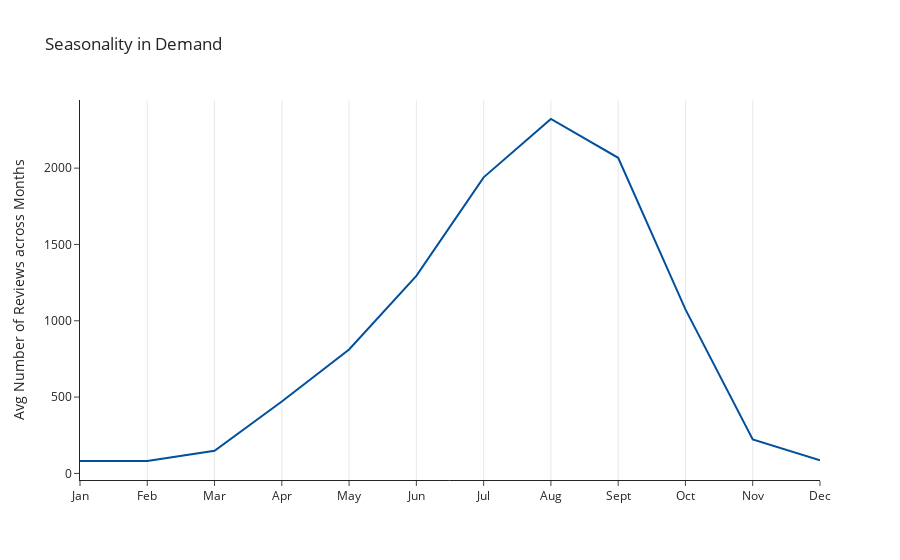

The cell this chart's notebook holds for it:
### Markdown cell above
#### vi) Seasonality by Month

### Code cell
# Count reviews by month and year
df_m_y = df_reviews.groupby([df_reviews['date'].dt.month,df_reviews['date'].dt.year]).count()
# Rename multiindex
df_m_y.index.rename(['month','year'],inplace=True)

# Find average reviews by month
df_reviews_month = df_m_y.groupby(level=['month'])[['comments']].mean()

# Rename months from numeric to categorical
df_reviews_month = df_reviews_month.rename(index={1:'Jan',2:'Feb',3:'Mar',4:'Apr',5:'May',
                              6:'Jun',7:'Jul',8:'Aug',9:'Sept',
                              10:'Oct',11:'Nov',12:'Dec'})


# Plot using plotly
fig = px.line(df_reviews_month, x=df_reviews_month.index, y="comments", title='Seasonality in Demand',
             template = "simple_white",color_discrete_sequence=['#00509d'])

# Update Layout
fig.update_layout(
    xaxis=dict(title=''),
    yaxis=dict(
        title='Avg Number of Reviews across Months' )
)

fig.update_xaxes(showgrid=True)
fig.show()

### Figure 1 — Plotly figure (JSON) as saved in the notebook; plotly's stock layout.template omitted (floating-point values rounded to 4 significant figures)
{"data": [{"hovertemplate": "month=%{x}<br>comments=%{y}<extra></extra>", "legendgroup": "", "line": {"color": "#00509d", "dash": "solid"}, "mode": "lines", "name": "", "orientation": "v", "showlegend": false, "type": "scatter", "x": ["Jan", "Feb", "Mar", "Apr", "May", "Jun", "Jul", "Aug", "Sept", "Oct", "Nov", "Dec"], "xaxis": "x", "y": [81.56, 81.33, 148.7, 471.5, 811.6, 1294.0, 1940.0, 2322.0, 2068.0, 1074.0, 222.7, 85.89], "yaxis": "y"}], "layout": {"legend": {"tracegroupgap": 0}, "title": {"text": "Seasonality in Demand"}, "xaxis": {"anchor": "y", "domain": [0, 1], "showgrid": true, "title": {"text": ""}}, "yaxis": {"anchor": "x", "domain": [0, 1], "title": {"text": "Avg Number of Reviews across Months"}}}}
